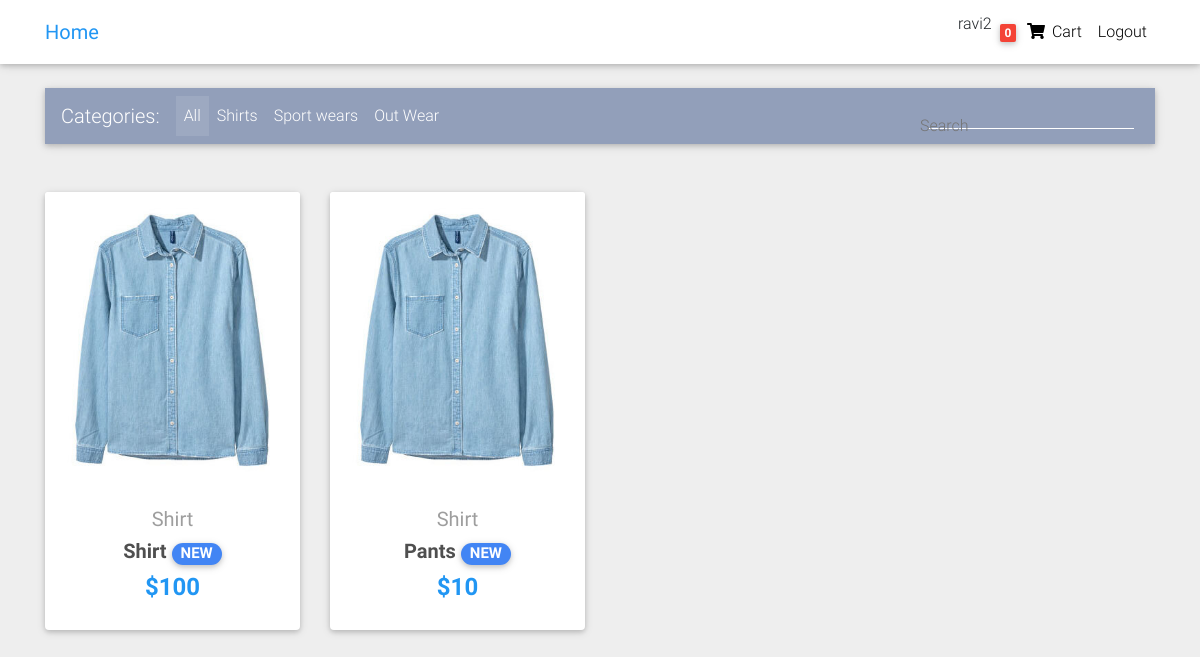
Screenshot of / (signed in) with the database file from the repository.
### core/models.py (models this page shows, shortened)
class Items(models.Model):
    title = models.CharField(max_length=100)
    img = models.ImageField(upload_to='items_img/')
    categories= models.CharField(choices=CATEGORIES_CHOICES,max_length=2)
    label= models.CharField(choices=LABEL_CHOICES,max_length=1,blank=True,null=True)
    price = models.IntegerField()
    discount_price = models.IntegerField(null=True,blank=True)
    description = models.CharField(max_length=1000,null=True,blank=True)
    slug = models.SlugField()
    def get_abs_url(self):
        return reverse("core:product",kwargs={
            'slug':self.slug
        })

### core/views.py (the view)
# urls.py: path('',HomeView.as_view(),name='home'),
class  HomeView(ListView):
    paginate_by = 4
    template_name = "home-page.html"
    model = Items
    def get_context_data(self,*args,**kwargs):
        context = super().get_context_data(**kwargs)
        context['filter'] = ItemsFilter(self.request.GET,queryset=self.get_queryset())
        return context

### core/templatetags/cart_template_tags.py (called while the page is built)
@register.filter
def cart_item_count(user):
    if user.is_authenticated:
        qs = Order.objects.filter(user=user,ordered = False)
        if qs.exists():
            return qs[0].items.count()
    return 0

### templates/home-page.html (shortened to what this page needs)
{% extends '_base.html' %}
{% block contents%}
  <main>
    <div class="container">
      <nav class="navbar navbar-expand-lg navbar-dark mdb-color lighten-3 mt-3 mb-5">
        <span class="navbar-brand">Categories:</span>
        <div class="collapse navbar-collapse" id="basicExampleNav">
          <ul class="navbar-nav mr-auto">
            <li class="nav-item active">
              <a class="nav-link" href="#">All
              </a>
            </li>
            <li class="nav-item">
              <a class="nav-link" href="#">Shirts</a>
            </li>
            <li class="nav-item">
              <a class="nav-link" href="#">Sport wears</a>
            </li>
            <li class="nav-item">
              <a class="nav-link" href=""> Out Wear</a>
            </li>
          </ul>
          <form class="form-inline" method="GET">
            <div class="md-form my-0">
              <form action="" method="post">
                {{filter.form.title}}
                <label for="">Search</label>
              </form>
            </div>
          </form>
        </div>
      </nav>
      <section class="text-center mb-4">
        <div class="row wow fadeIn">
        {% for item in filter.qs %}
          <div class="col-lg-3 col-md-6 mb-4">
            <div class="card">
              <div class="view overlay">
                <img src="{{ item.img.url }}" class="card-img-top"
                  alt="">
              </div>
              <div class="card-body text-center">
                <a href="" class="grey-text">
                  <h5>{{ item.get_categories_display }}</h5>
                </a>
                <h5>
                  <strong>
                    <a href="{{ item.get_abs_url }}" class="dark-grey-text">{{ item.title }}
                      <span class="badge badge-pill {{item.get_label_display}}-color">NEW</span>
                    </a>
                  </strong>
                </h5>
                <h4 class="font-weight-bold blue-text">
                  {% if item.discount_price %}
                    <strong>${{ item.discount_price }}</strong>
                  {% else %}
                    <strong>${{ item.price }}</strong>
                  {% endif %}
                </h4>
              </div>
            </div>
          </div>
        {% endfor %}
        </div>
      </section>
    </div>
  </main>
{% endblock %}

### templates/_base.html (shortened to what this page needs)
<!DOCTYPE html>
<html lang="en">
{% load static %}
{% load cart_template_tags %}
<head>
  <link rel="stylesheet" href="https://use.fontawesome.com/releases/v5.11.2/css/all.css">
  <link href="{% static 'css/bootstrap.min.css' %}" rel="stylesheet">
  <link href="{% static 'css/mdb.min.css' %}" rel="stylesheet">
  <link href="{% static 'css/style.min.css' %}" rel="stylesheet">
  <link href="{% static 'css/comments/comments.css' %}" rel="stylesheet">
</head>
<body>
  <div class="mt-5 pt-4">
  </div>
  <nav class="navbar fixed-top navbar-expand-lg navbar-light white scrolling-navbar">
    <div class="container">
      <a class="navbar-brand waves-effect" href="{% url 'core:home' %}">
        <strong class="blue-text">Home</strong>
      </a>
      <div class="collapse navbar-collapse" id="navbarSupportedContent">
        <ul class="navbar-nav nav-flex-icons">
          {% if request.user.is_authenticated %}
          <li class="nav-item">
            <span>{{ request.user.username }}</span>
          </li>
          <li class="nav-item">
            <a href="{% url 'core:CheckOutView' %}" class="nav-link waves-effect">
              <span class="badge red z-depth-1 mr-1"> {{request.user|cart_item_count}} </span>
              <i class="fas fa-shopping-cart"></i>
              <span class="clearfix d-none d-sm-inline-block"> Cart </span>
            </a>
          </li>
          <li class="nav-item">
            <a class="nav-link waves-effect" href="{% url 'account_logout' %}">
              <span class="clearfix d-none d-sm-inline-block"> Logout </span>
            </a>
          </li>
          {% endif %}
        </ul>
      </div>
    </div>
  </nav>
  {% block contents%}
  {% endblock%}
</body>
</html>

### core/static/css/comments/comments.css (style rules this page uses)
body { margin-top:20px; background:#eee; }

### templates/_base.html (style rules this page uses)
html, body, header, .carousel { height: 60vh; }

### rows the page displays
Items: img (picture), categories "Shirt", title "Shirt", discount_price "100"
Items: img (picture), categories "Shirt", title "Pants", discount_price "10"

### other values shown
{{ request.user.username }} "ravi2"
{{ request.user|cart_item_count }} "0"
